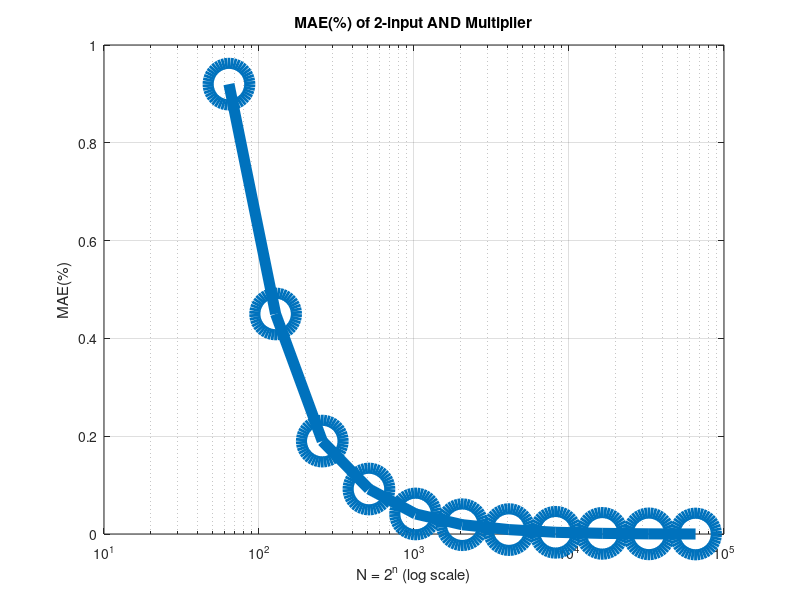

Write MATLAB code to recreate this figure. (Note: this script raises an error after producing the figure.)
figure
S = [0.92 0.45 0.19 0.092 0.041 0.019 0.009 0.0035 0.0013 0.0003 0.0000];
R = [1.14 1.07 0.48 0.220 0.130 0.055 0.037 0.0164 0.0099 0.0078 0.0024];
W = [1.46 1.40 0.83 0.530 0.400 0.220 0.190 0.1800 0.1300 0.0090 0.0065];
L = [3.19 0.93 0.85 0.380 0.390 0.250 0.240 0.1200 0.0795 0.0508 0.0424];
F = [2.60 1.40 0.88 0.480 0.210 0.110 0.077 0.0360 0.0136 0.0113 0.0040];
HL = [3.31 1.42 1.14 0.780 0.380 0.150 0.093 0.0570 0.0330 0.0150 0.0083];
HM = [1.31 0.85 0.37 0.200 0.120 0.061 0.030 0.0170 0.0098 0.0043 0.0019];
N = [0.95 0.51 0.34 0.130 0.072 0.032 0.019 0.0067 0.0039 0.0015 0.0011];
V = [1.76 0.88 0.39 0.170 0.073 0.030 0.012 0.0045 0.0015 0.0003 0.0000];
P = [4.16 2.61 1.06 0.960 0.710 0.340 0.440 0.3800 0.3700 0.6000 0.5200];

X = [2^6 2^7 2^8 2^9 2^10 2^11 2^12 2^13 2^14 2^15 2^16];
%X = [6 7 8 9 10 11 12 13 14 15 16];

semilogx(X,S, '-o', 'MarkerSize', 30, 'LineWidth', 8, 'DisplayName', "S")
hold on
xlabel("N = 2^n (log scale)")
ylabel("MAE(%)")
title("MAE(%) of 2-input AND Multiplier")


grid on
box on
ax = gca;
ax.LineWidth = 4;
legend



semilogx(X,R, '-->', 'MarkerSize', 30, 'LineWidth', 8, 'DisplayName', "R")
hold on

semilogx(X,W, '-', 'MarkerSize', 30, 'LineWidth', 8, 'DisplayName', "W")
hold on

semilogx(X,L, '--^', 'MarkerSize', 24, 'LineWidth', 8, 'DisplayName', "L")
hold on

semilogx(X,F, '-*', 'MarkerSize', 15, 'LineWidth', 8, 'DisplayName', "F")
hold on

semilogx(X,V, '-x', 'MarkerSize', 30, 'LineWidth', 8, 'DisplayName', "V")
hold on

semilogx(X,HL, ':*', 'MarkerSize', 30, 'LineWidth', 8, 'DisplayName', "HL")
hold on

semilogx(X,HM, ':', 'MarkerSize', 20, 'LineWidth', 8, 'DisplayName', "HM")
hold on

semilogx(X,N, '-*', 'MarkerSize', 30, 'LineWidth', 8, 'DisplayName', "N")
hold on

semilogx(X,P, '--o', 'MarkerSize', 30, 'LineWidth', 8, 'DisplayName', "P")
hold on

set(findall(gcf,'-property','FontSize'),'FontSize', 36, 'FontName', 'consolas')
set(gca,'FontWeight','bold')










figure

S = [14.98 7.43 3.66 1.77 0.83 0.37 0.150 0.00];
R = [12.69 13.37 8.68 5.04 1.91 1.66 0.600 0.25];
W = [12.94 6.74 4.52 3.07 2.19 1.17 0.920 0.79];
L = [8.54 5.30 3.92 2.95 1.81 0.97 1.020 0.86];
F = [31.35 13.39 11.48 6.52 2.96 2.59 1.620 0.78];
HL = [37.94 21.66 14.86 9.74 3.95 2.09 1.580 0.75];
HM = [14.98 7.49 5.55 2.49 1.19 0.85 0.290 0.18];
N = [10.43 5.74 3.18 1.65 0.81 0.36 0.150 0.00];
V = [13.40 6.63 3.24 1.55 0.71 0.29 0.097 0.00];
P = [26.46 16.31 5.66 6.57 8.16 2.69 1.530 1.65];

X = [2^2 2^3 2^4 2^5 2^6 2^7 2^8 2^9];

semilogx(X,S, '-o', 'MarkerSize', 30, 'LineWidth', 8, 'DisplayName', "S")
hold on
xlabel("N = 2^n (log scale)")
ylabel("MAE(%)")
title("MAE(%) of 2-input MUX Adder")


grid on
box on
ax = gca;
ax.LineWidth = 4;
legend

semilogx(X,R, '-->', 'MarkerSize', 30, 'LineWidth', 8, 'DisplayName', "R")
hold on

semilogx(X,W, '-', 'MarkerSize', 30, 'LineWidth', 8, 'DisplayName', "W")
hold on

semilogx(X,L, '--^', 'MarkerSize', 24, 'LineWidth', 8, 'DisplayName', "L")
hold on

semilogx(X,F, '-*', 'MarkerSize', 15, 'LineWidth', 8, 'DisplayName', "F")
hold on

semilogx(X,V, '-x', 'MarkerSize', 30, 'LineWidth', 8, 'DisplayName', "V")
hold on

semilogx(X,HL, ':*', 'MarkerSize', 30, 'LineWidth', 8, 'DisplayName', "HL")
hold on

semilogx(X,HM, ':', 'MarkerSize', 20, 'LineWidth', 8, 'DisplayName', "HM")
hold on

semilogx(X,N, '-*', 'MarkerSize', 30, 'LineWidth', 8, 'DisplayName', "N")
hold on

semilogx(X,P, '--o', 'MarkerSize', 30, 'LineWidth', 8, 'DisplayName', "P")
hold on

set(findall(gcf,'-property','FontSize'),'FontSize', 36, 'FontName', 'consolas')
set(gca,'FontWeight','bold')
